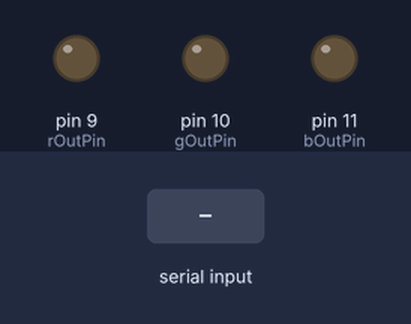
The sketch below on a simulated Arduino Uno, built with avr-gcc and run on an emulated ATmega328P. On the bench: output pins drawn as LEDs (lit = HIGH). The inputs (shaded band) are chosen by the test bench.

Above: at 1.2 s.
1.3 s: "e" received over Serial
Timing chart, 0 to 13.3 s (numbered marks = the images above; inputs shaded):
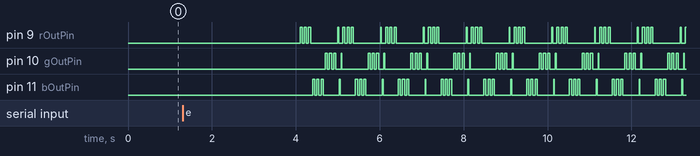

The sketch:

SwitchColours.ino
```cpp
int const rOutPin = 9;
int const gOutPin = 10;
int const bOutPin = 11;

// Constants to identify the LED colour
int const RED = 9;
int const GREEN = 10;
int const BLUE = 11;

// Array of values of the RGB for the light settings
int white[] = {255, 255, 255};
int candle[] = {255, 147, 41};
int cool[] = {212, 235, 255};
int black[] = {167, 0, 255};
int party[] = {255, 255, 255};
int brightnessArray[] = {1, 2, 3, 4};

// Switch it on
int const ON = 1;
int const FADE = 2;
int const OFF = 0;

// Moods
int const WHITE_LIGHT = 0;
int const CANDLE_LIGHT = 1;
int const COOL_LIGHT = 2;
int const BLACK_LIGHT = 3;
int const PARTY_LIGHT = 4;

int cmd = 1;
int R = 255;
int G = 255;
int B = 255;
int ambience = 1;
int brightness = 1;

char control;

void setup() {
  // put your setup code here, to run once:
  Serial.begin(9600);
  pinMode(rOutPin, OUTPUT);
  pinMode(gOutPin, OUTPUT);
  pinMode(bOutPin, OUTPUT);
}

void loop() {
  // put your main code here, to run repeatedly:

  if(Serial.available()) {
    control = Serial.read();
  }
  setVariables(convert(control));

  if(cmd == ON) {
    setMood(ambience);      //Sets the R, G, B values to the values of the mood
    if(ambience == 4) {
      partySequence();
    } else {
      onAll();
    }
  } else if(cmd == FADE) {
    setBrightness(brightness, ambience);    //Sets the R, G, B values
    if(ambience == 4) {
      partySequence();
    } else {
      onAll();
    }
  } else {
    offAll();
  }

  delay(4000);

  /*if(ambience== 5) {
    ambience = 0;
  } else {
    ambience = ambience + 1;
  }*/

  /*brightness = brightness + 1;
  if(brightness == 5) {
    brightness = 1;
  }*/
  offAll();
  delay(100);

}

int convert(char ans) {
  int cmd;
  if(ans == 'a') {
    cmd = 100;
  } else if(ans == 'b') {
    cmd = 101;
  } else if(ans == 'c') {
    cmd = 102;
  } else if(ans == 'd') {
    cmd = 103;
  } else if(ans == 'e') {
    cmd = 104;
  } else if(ans == 'f') {
    cmd = 201;
  } else if(ans == 'g') {
    cmd = 202;
  } else if(ans == 'h') {
    cmd = 203;
  } else if(ans == 'i') {
    cmd = 204;
  }  else if(ans == 'j') {
    cmd = 300;
  }
  return cmd;
}

void setVariables(int ans) {
  if(ans >= 100 && ans < 200) {
    cmd = ON;
    ambience = ans % 100;
  } else if(ans >= 200 && ans < 300) {
    cmd = FADE;
    brightness = ans % 200;
  } else {
    cmd = OFF;
  }
}

void setBrightness(int level, int mood) {
  setMood(mood);
  R = R / 4 * brightness;
  G = G / 4 * brightness;
  B = B / 4 * brightness;
}

void onAll() {
  analogWrite(RED, R);
  analogWrite(BLUE, B);
  analogWrite(GREEN, G);
}

void offAll() {
  digitalWrite(RED, LOW);
  digitalWrite(GREEN, LOW);
  digitalWrite(BLUE, LOW);
}

void partySequence() {
  for(int i = 0; i < 10; i++) {
    flash(1);
    flash(1);
    flash(1);
    flash(2);
    flash(2);
    flash(2);
    flash(3);
    flash(3);
    flash(3);
    running();
  }
}

void set(int light, int value) {
  if(light == RED) {
    analogWrite(rOutPin, value);
  } else if(light == BLUE) {
    analogWrite(bOutPin, value);
  } else {
    analogWrite(gOutPin, value);
  }
}

void setMood(int mood) {
  if(mood == WHITE_LIGHT) {
    R = white[0];
    G = white[1];
    B = white[2];
  } else if(mood == CANDLE_LIGHT) {
    R = candle[0];
    G = candle[1];
    B = candle[2];
  } else if(mood == COOL_LIGHT) {
    R = cool[0];
    G = cool[1];
    B = cool[2];
  } else if(mood == BLACK_LIGHT) {
    R = black[0];
    G = black[1];
    B = black[2];
  } else {    //if(mood == PARTY)
    R = party[0];
    G = party[1];
    B = party[2];
  }
}

void running() {
  set(RED, R);
  delay(20);
  set(RED, OFF);
  delay(20);
  set(BLUE, B);
  delay(20);
  set(BLUE, OFF);
  delay(20);
  set(GREEN, G);
  delay(20);
  set(GREEN, OFF);
  delay(20);
}

void flash(int command) {
  if(command == 1) {    //flash red
    set(RED, R);
    delay(50);
    set(RED, OFF);
    delay(50);
  } else if(command == 2) {   //flash blue
    set(BLUE, B);
    delay(50);
    set(BLUE, OFF);
    delay(50);
  } else {              //flash green
    set(GREEN, G);
    delay(50);
    set(GREEN, OFF);
    delay(50);
  }
}
```

Measured:
- after the input at 1.3 s, pin 9 (rOutPin): LOW → HIGH after 2.8 s, then repeats every 1.0 s: 2 × (LOW 0.05 s, HIGH 0.05 s), LOW 0.65 s, HIGH 0.02 s, LOW 0.10 s, HIGH 0.05 s; pin 10 (gOutPin): LOW → HIGH after 3.4 s, then repeats every 1.0 s: 2 × (LOW 0.05 s, HIGH 0.05 s), LOW 0.13 s, HIGH 0.02 s, LOW 0.62 s, HIGH 0.05 s
